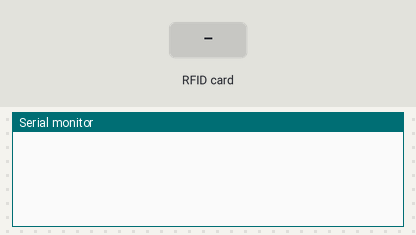
A sketch run on a simulated Arduino Uno, built with avr-gcc and run on an emulated ATmega328P. Shown: the last lines printed to the serial monitor. Inputs (shaded band) come from the test bench.

Above: at 1.2 s.
1.3 s: RFID card 5E 7A 19 C4 held to the reader
At 1.49 s:
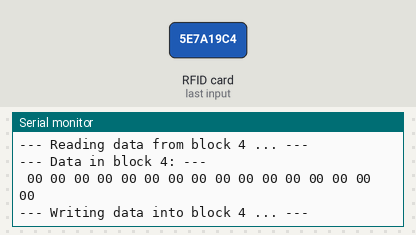
At 2.4 s:
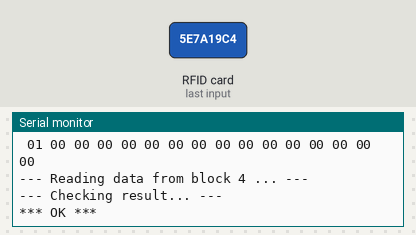

The sketch:

Write.ino
```cpp
#include <SPI.h>
#include <MFRC522.h>

#define RST_PIN         3
#define SS_PIN          10

#define SECTOR          1
#define BLOCK_ADDR      4
#define TRAILER_BROCK   7
byte writeData = 1;
byte dataBlock[16];

MFRC522 mfrc522(SS_PIN, RST_PIN);   // Create MFRC522 instance.
MFRC522::MIFARE_Key key;

void setup()
{
    Serial.begin(9600); // Initialize serial communications with the PC
    while (!Serial);    // Do nothing if no serial port is opened (added for Arduinos based on ATMEGA32U4)
    SPI.begin();        // Init SPI bus
    mfrc522.PCD_Init(); // Init MFRC522 card

    for (byte i = 0; i < 6; i++)
    {
        key.keyByte[i] = 0xFF;
    }
}

void loop()
{
    if (!mfrc522.PICC_IsNewCardPresent()) return;

    if (!mfrc522.PICC_ReadCardSerial()) return;

    show_info();
    data_set();
    if (authenticate())
    {
      read_data();
      write_data();
      check_data();
    }

    // Halt PICC
    mfrc522.PICC_HaltA();
    // Stop encryption on PCD
    mfrc522.PCD_StopCrypto1();
}

void dump_byte_array(byte *buffer, byte bufferSize)
{
    for (byte i = 0; i < bufferSize; i++)
    {
        Serial.print(buffer[i] < 0x10 ? " 0" : " ");
        Serial.print(buffer[i], HEX);
    }
}

void show_info()
{
    Serial.print(F("Card UID:"));
    dump_byte_array(mfrc522.uid.uidByte, mfrc522.uid.size); Serial.println();
    Serial.print(F("PICC type: "));
    MFRC522::PICC_Type piccType = mfrc522.PICC_GetType(mfrc522.uid.sak);
    Serial.println(mfrc522.PICC_GetTypeName(piccType));
    if (    piccType != MFRC522::PICC_TYPE_MIFARE_MINI
        &&  piccType != MFRC522::PICC_TYPE_MIFARE_1K
        &&  piccType != MFRC522::PICC_TYPE_MIFARE_4K)
        {
          Serial.println(F("This sample only works with MIFARE Classic cards."));
          return;
        }
}

void data_set()
{
    for (byte i = 0; i < 16; i++)
      {
        if (i == 0) dataBlock[i] = writeData;
        else dataBlock[i] = 0x00;
      }
}

bool authenticate()
{
    MFRC522::StatusCode status;

    status = (MFRC522::StatusCode) mfrc522.PCD_Authenticate(MFRC522::PICC_CMD_MF_AUTH_KEY_A, TRAILER_BROCK, &key, &(mfrc522.uid));
    if (status != MFRC522::STATUS_OK)
    {
        Serial.print(F("PCD_Authenticate() failed: "));
        Serial.println(mfrc522.GetStatusCodeName(status));
        return false;
    }
    return true;
}

void read_data()
{
    MFRC522::StatusCode status;
    byte buffer[18];
    byte size = sizeof(buffer);

    Serial.print(F("--- Reading data from block ")); Serial.print(BLOCK_ADDR); Serial.println(F(" ... ---"));
    status = (MFRC522::StatusCode) mfrc522.MIFARE_Read(BLOCK_ADDR, buffer, &size);
    if (status != MFRC522::STATUS_OK)
    {
        Serial.print(F("MIFARE_Read() failed: "));
        Serial.println(mfrc522.GetStatusCodeName(status));
    }
    Serial.print(F("--- Data in block ")); Serial.print(BLOCK_ADDR); Serial.println(F(": ---"));
    dump_byte_array(buffer, 16);
    Serial.println();
}

void write_data()
{
    MFRC522::StatusCode status;

    Serial.print(F("--- Writing data into block ")); Serial.print(BLOCK_ADDR); Serial.println(F(" ... ---"));
    dump_byte_array(dataBlock, 16); Serial.println();
    status = (MFRC522::StatusCode) mfrc522.MIFARE_Write(BLOCK_ADDR, dataBlock, 16);
    if (status != MFRC522::STATUS_OK) {
        Serial.print(F("MIFARE_Write() failed: "));
        Serial.println(mfrc522.GetStatusCodeName(status));
    }
    Serial.println();
}

void check_data()
{
    MFRC522::StatusCode status;
    byte buffer[18];
    byte size = sizeof(buffer);

    Serial.print(F("--- Reading data from block ")); Serial.print(BLOCK_ADDR); Serial.println(F(" ... ---"));
    status = (MFRC522::StatusCode) mfrc522.MIFARE_Read(BLOCK_ADDR, buffer, &size);
    if (status != MFRC522::STATUS_OK)
    {
        Serial.print(F("MIFARE_Read() failed: "));
        Serial.println(mfrc522.GetStatusCodeName(status));
    }

    Serial.println(F("--- Checking result... ---"));
    byte count = 0;
    for (byte i = 0; i < 16; i++)
    {
        if (buffer[i] == dataBlock[i]) count++;
        else
        {
          Serial.println(F("xxx Faile xxx"));
          Serial.print(F("ReadData: ")); dump_byte_array(buffer, 16); Serial.println();
          Serial.print(F("WriteData: ")); dump_byte_array(dataBlock, 16); Serial.println();
        }
    }
    Serial.println(F("*** OK ***"));
}
```

Measured:
- after the input at 1.3 s, the serial monitor: prints a new line at once (image 1)
